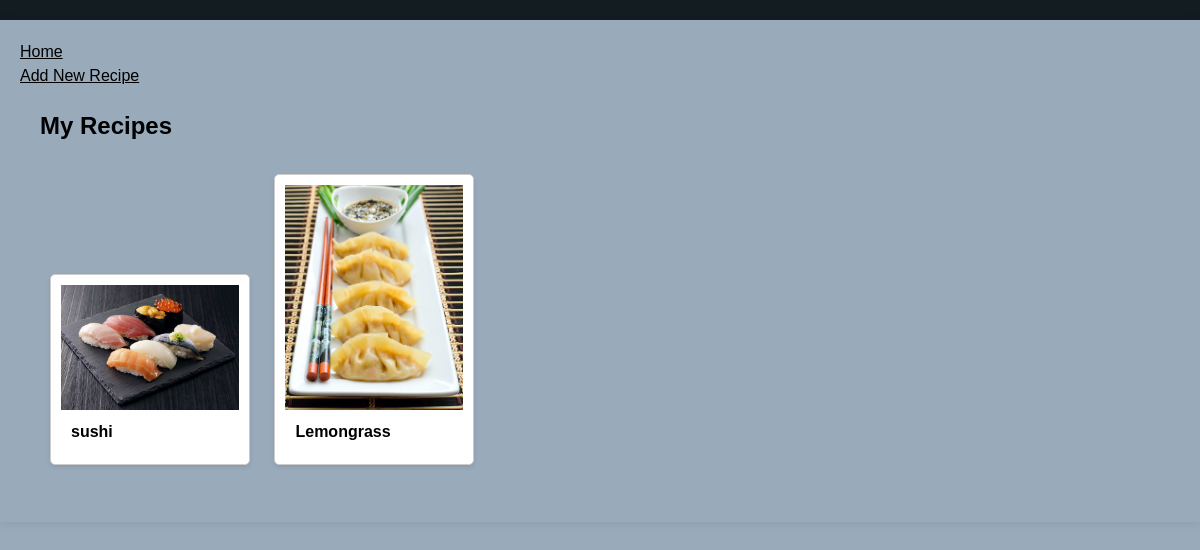
The app's page /cook/recipe_list (signed in) with its own data.
### cook/models.py (models this page shows, shortened)
class Recipe(models.Model):
    user = models.ForeignKey(User, on_delete=models.CASCADE)
    title = models.CharField(max_length=100)
    description = models.TextField()
    ingredients = models.TextField()
    instructions = models.TextField()
    image = models.ImageField(upload_to='recipe_images')
    cuisine_type = models.ForeignKey('CuisineType',on_delete=models.CASCADE,null=True,blank=True)  # Add cuisine_type field
    date_posted = models.DateField(auto_now_add=True)
    likes = models.ManyToManyField(User,related_name= "liked_recipes",null=True,blank=True)

### cook/views.py (the view)
# urls.py: path("recipe_list",views.recipe_list_view,name="recipe_list"),
def recipe_list_view(request):
    if 'all_recipes' in request.GET:
        recipes = Recipe.objects.all()
        is_all_recipes = True
    else:
        recipes = Recipe.objects.filter(user=request.user)
        is_all_recipes = False
    context = {
        'recipes': recipes,
        'is_all_recipes': is_all_recipes,
    }
    return render(request, 'cook/recipe_list.html', context)

### cook/templates/cook/recipe_list.html
{% extends 'cook/dark.html' %}
{% load static %}
{% block extra_css %}
    <link rel="stylesheet" href="{% static 'css/stylep.css'%}">
    <link rel="stylesheet" href="{% static 'css/list.css'%}">
{% endblock %}
{% block content %}
    <div><a href="{% url 'profile' %}">Home</a></div>
        <div><a href="{% url 'recipe_post' %}">Add New Recipe</a></div>
    <div class="container">
        <div class="recipe-list">
            {% if is_all_recipes %}
            <h1>All Recipes</h1>
            <ul>
                {% for recipe in recipes %}
                <a href="{% url 'recipe_detail' recipe.id %}"><div class="recipe-card">
                    <img src="{{ recipe.image.url }}" alt="{{ recipe.title }}" class="recipe-image">
                    <div class="recipe-title">{{ recipe.title }}</div>
                </div></a>
                {% endfor %}
            </ul>
        {% else %}
            <h1>My Recipes</h1>
            <ul>
                {% for recipe in recipes %}
                <div class="recipe-card">
                    <img src="{{ recipe.image.url }}" alt="{{ recipe.title }}" class="recipe-image">
                    <div class="recipe-title">{{ recipe.title }}</div>
                </div>
                {% endfor %}
            </ul>
        {% endif %}
        </div>
    </div>
    {% endblock %}

### static/CSS/style1.css (style rules this page uses)
*, *::before, *::after { margin: 0; padding: 0; -webkit-box-sizing: border-box; box-sizing: border-box; font-size: 1rem; line-height: 1.5em; color: black; }
body { scroll-behavior: smooth; overflow-x: hidden; }
img { max-width: 100%; display: block; }
.container { max-width: 96%; }

### static/CSS/second-styling.css (style rules this page uses)
body { background-color: #14181c; font-family: 'Roboto Slab', serif; overflow-x: hidden; }
.container { max-width: 70%; }
@media screen and (max-width: 1200px) { .container { max-width: 80%; } }

### static/CSS/stylep.css (style rules this page uses)
.recipe-card { flex: 0 0 calc(20% - 20px); margin: 10px; border: 1px solid #ccc; padding: 10px; box-sizing: border-box; }
.recipe-image { max-width: 100%; height: auto; }
body { font-family: Arial, sans-serif; margin: 0; padding: 0; background-color: #F5F5F5; }
h1 { font-size: 24px; margin-bottom: 20px; }
.recipe-card { flex: 0 0 auto; width: 250px; margin-right: 10px; border: 1px solid #ccc; padding: 10px; }

### static/CSS/list.css (style rules this page uses)
body { font-family: Arial, sans-serif; background-color: #f0f0f0; }
.container { max-width: 1200px; margin: auto; padding: 20px; }
.recipe-card { background-color: #fff; border: 1px solid #ccc; border-radius: 5px; margin-bottom: 20px; overflow: hidden; box-shadow: 0 2px 4px rgba(0, 0, 0, 0.1); width: 200px; display: inline-block; margin-right: 20px; }
.recipe-image { max-width: 100%; height: auto; }
.recipe-title { font-size: 16px; font-weight: bold; padding: 10px; }
.recipe-card { background-color: #fff; border: 1px solid #ccc; border-radius: 5px; margin: 10px; padding: 10px; box-shadow: 0 2px 4px rgba(0, 0, 0, 0.1); }

### records on screen
Recipe: image (picture), title "sushi"
Recipe: image (picture), title "Lemongrass"
